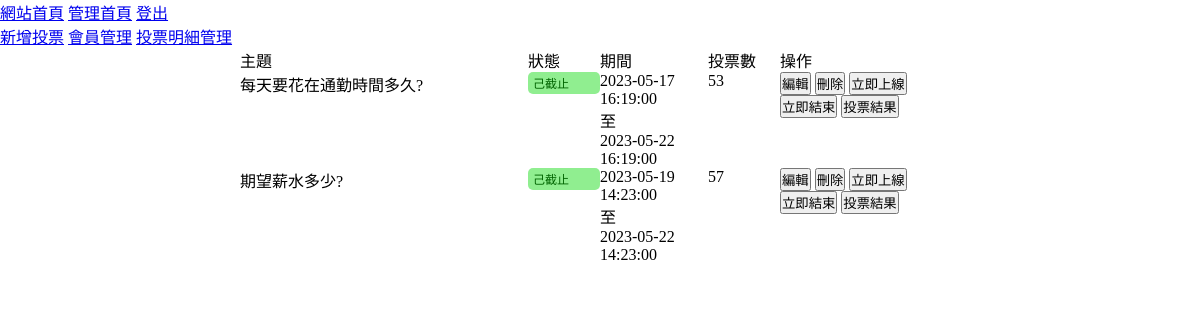
Page /backend.php on the earlier database version.
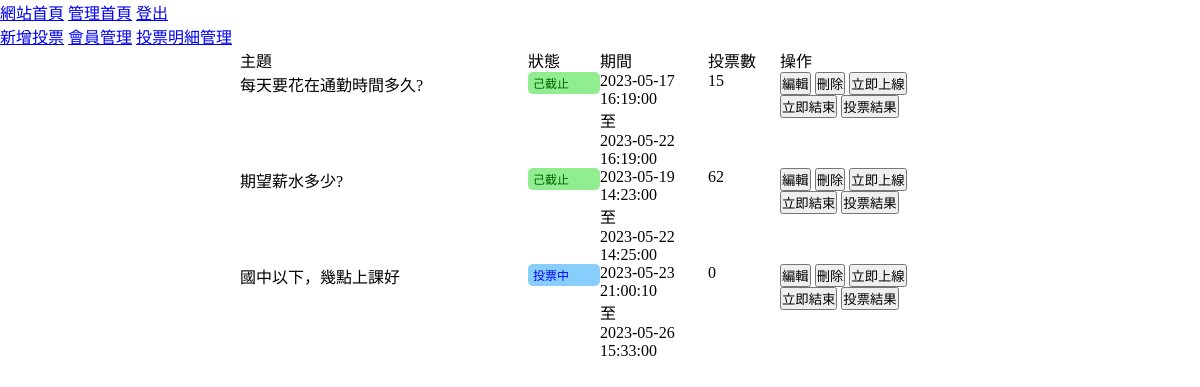
Same page on the later database version.
### tables this page shows
CREATE TABLE `topics` (
  `id` int(10) UNSIGNED NOT NULL,
  `subject` text NOT NULL,
  `open_time` datetime NOT NULL,
  `close_time` datetime NOT NULL,
  `type` int(1) UNSIGNED NOT NULL,
  `login` tinyint(1) NOT NULL,
  `created_time` timestamp NOT NULL DEFAULT current_timestamp(),
  `updated_time` timestamp NOT NULL DEFAULT current_timestamp() ON UPDATE current_timestamp()
);

### back/topic_list.php (the view)
<ul class="topic-list">
    <li class="list-row">
        <div class="list-item-title">主題</div>
        <div class="list-item-title">狀態</div>
        <div class="list-item-title">期間</div>
        <div class="list-item-title">投票數</div>
        <div class="list-item-title">操作</div>
    </li>
<?php
    $sql="SELECT `topics`.*,
            sum(`options`.`total`) as '總計'
          FROM `topics`,`options`
          WHERE `topics`.`id`=`options`.`subject_id`
          GROUP BY `topics`.`id`;";
    $rows=$pdo->query($sql)->fetchAll(PDO::FETCH_ASSOC);
    foreach($rows as $row){
?>
    <li class="list-row">
        <div class="list-item"><?=$row['subject'];?></div>
        <div class="list-item">
            <?php
                $now=strtotime('now');
                $open=strtotime($row['open_time']);
                $close=strtotime($row['close_time']);
                if($now<$open){
                    echo "<div class='await'>未開始</div>";
                }else if($now >= $open && $now <=$close){
                    echo "<div class='in-process'>投票中</div>";
                }else{
                    echo "<div class='finish'>己截止</div>";
                }
            ?>
        </div>
        <div class="list-item">
            <div><?=$row['open_time']?></div>
            至
            <div><?=$row['close_time'];?></div>
        </div>
        <div class="list-item">
            <?=$row['總計'];?>
        </div>
        <div class="list-item">
            <button onclick="location.href='./backend.php?do=edit_vote&id=<?=$row['id'];?>'">編輯</button>
            <button onclick="location.href='./back/del_vote.php?id=<?=$row['id'];?>'">刪除</button>
            <button onclick="location.href='./back/open.php?id=<?=$row['id'];?>'">立即上線</button>
            <button onclick="location.href='./back/close.php?id=<?=$row['id'];?>'">立即結束</button>
            <button onclick="location.href='./backend.php?do=result&id=<?=$row['id'];?>'">投票結果</button>
        </div>
    </li>
<?php
    }
?>
</ul>

Differences in the rows shown:
changed topics "每天要花在通勤時間多久?": 總計 "53" → "15"
changed topics "期望薪水多少?": close_time "2023-05-22 14:23:00" → "2023-05-22 14:25:00"; 總計 "57" → "62"
added topics: subject "國中以下，幾點上課好", shows "投票中", open_time "2023-05-23 21:00:10", close_time "2023-05-26 15:33:00", 總計 "0"
